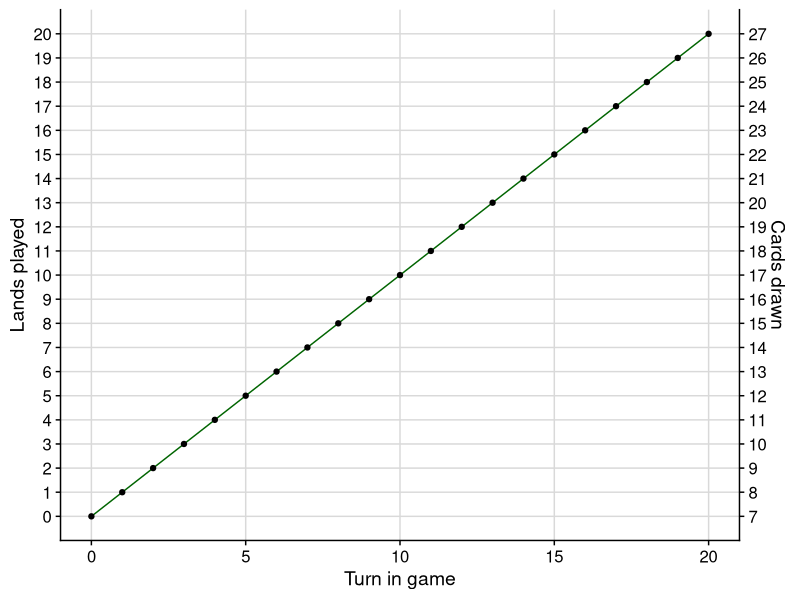
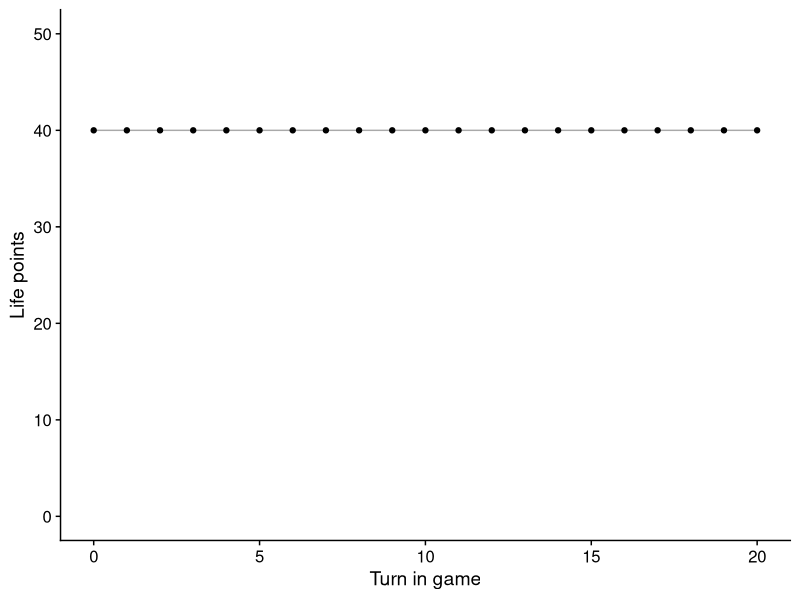
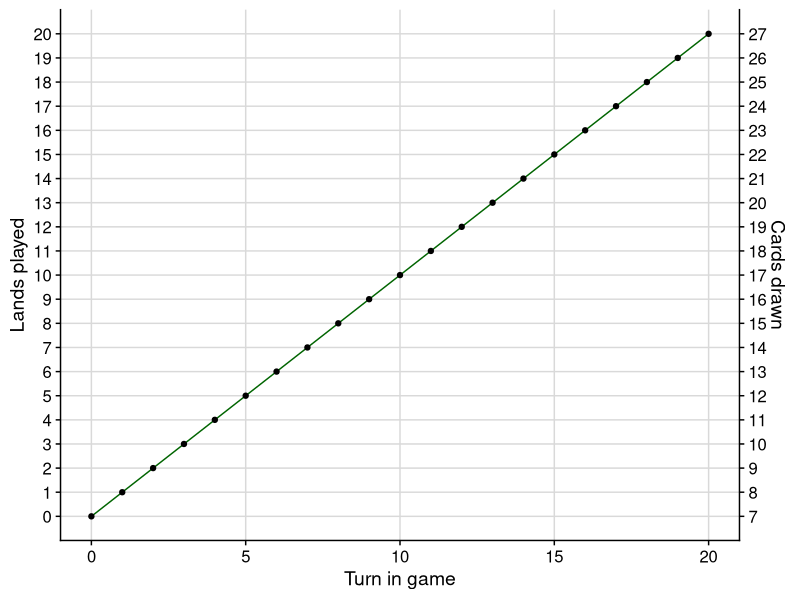
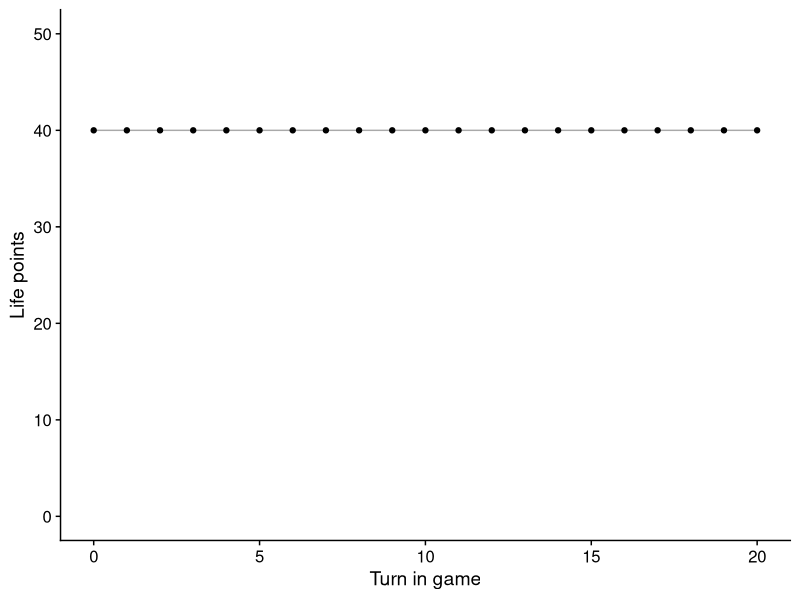

Here is the R script that generated these plots, in order:
#/usr/bin/r

#Loading Libraries

library(ggplot2);
library(cowplot);
theme_set(theme_cowplot());
library(ggpubr);

#Functions
#These are not needed here but will be kept
probability_exact <- function(x, draws, y, deck_size) {
  dhyper(x, y, deck_size - y, draws)
}
probability_at_least <- function(x, draws, y, deck_size) {
  1 - phyper(x - 1, y, deck_size - y, draws)
}


# Generating or loading plot data

data.df = data()

turn = c(0);
lands_played = c(0);
cards_drawn = c(7);

for (i in 1:20) {
  turn = c(turn, turn[i]+1);
  lands_played = c(lands_played, lands_played[i]+1);
  cards_drawn = c(cards_drawn, cards_drawn[i]+1);
}

data.df <- data.frame(
  turn = turn,
  lands_played = lands_played,
  Mana = lands_played,
  cards_drawn = cards_drawn
)
##life point plot
life.df = data()

turn = c(0);
life = c(40);


for (i in 1:20) {
  turn = c(turn, turn[i]+1);
  life = c( life, 40 );
}

life.df <- data.frame(
  turn = turn,
  life = life
)


#Creating Plots
Base_plot = ggplot(data.df, aes(x=turn, y=lands_played)) +
  geom_line(color = "darkgreen")+
  geom_point()+
  scale_x_continuous( name = "Turn in game")+
  scale_y_continuous(
    
    # Features of the first axis
    name = "Lands played",
    breaks = lands_played,
    
    # Add a second axis and specify its features
    sec.axis = sec_axis( trans=~.*1, breaks = lands_played, 
                         labels =cards_drawn, name="Cards drawn")
  )+
  background_grid();
Base_plot;


Life_plot = ggplot(life.df, aes(x=turn, y=life)) +
  geom_line(color = "darkgrey")+
  geom_point()+
  scale_x_continuous( name = "Turn in game")+
  scale_y_continuous(
    
    # Features of the first axis
    name = "Life points",
    breaks  = c(0,10,20,30,40,50),
    limits  = c(0,50),
    labels = c(0,10,20,30,40,50)
    );
Life_plot;


#Saving plots and/or data if necessary

ggsave("Chapter_4_1__Baseline_plot__06072026.png", plot = Base_plot, 
       width = 6, height = 4, dpi = 300);
ggsave("Chapter_4_1__Lifeline_plot__06072026.png", plot = Life_plot, 
       width = 6, height = 4, dpi = 300);
